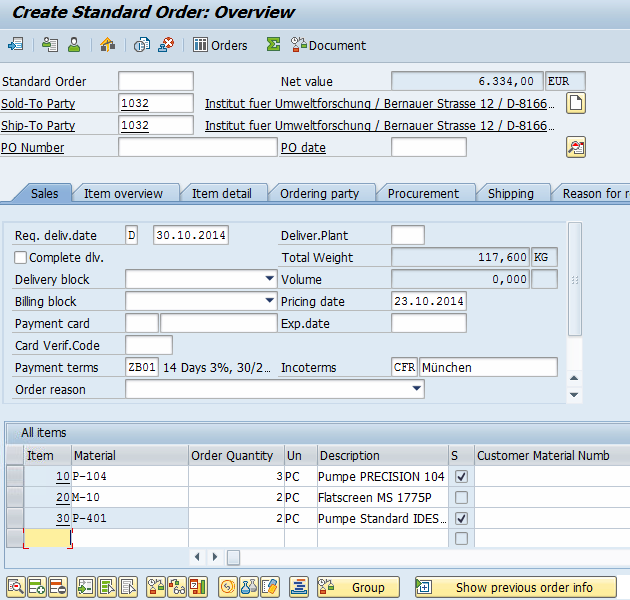
#> input picture Inputs/6.png, 630 x 600 px, found by its file name
$ python UI_Elements_Detection.py
#> lines starting #> are read from the running program, lines starting #| are printed output that depends on the picture; after the words box and inside, x2 and y2 are one past the last pixel; in counts of white or black regions, pixels touching at a corner belong together
# ## Import Packages
import cv2
import numpy as np


def sharp(image):
    # Sharpening Image
    image_2 = cv2.GaussianBlur(image, (0, 0), 3)
    image_3 = cv2.addWeighted(image, 2, image_2, -1, 0)  # Apply Threshold
    # save sharped image
    cv2.imwrite("sharp.jpg", image_3)


# load color image
base_address = r'test/'
image_file = '6.png'
image_path = base_address + image_file
original_image = cv2.imread(image_path)
#> original_image is the input picture: shape (600, 630, 3); mean B, G, R 228.6, 222.4, 214.2
dim = (824, 600)
original_image = cv2.resize(original_image, dim, interpolation=cv2.INTER_AREA)
#> original_image: shape (600, 824, 3)
sharp(original_image)
image_color = original_image.copy()

# load image
img = cv2.imread('sharp.jpg', 0)
#> img: shape (600, 824); min 0, max 255, mean 220.7
# A kernel of (3 X 3) ones.
kernel = np.ones((3, 3), np.uint8)

# (thresh, img_bin) = cv2.threshold(img, 200, 255,cv2.THRESH_BINARY | cv2.THRESH_OTSU)

img_bin = cv2.adaptiveThreshold(img, 255, cv2.ADAPTIVE_THRESH_GAUSSIAN_C, cv2.THRESH_BINARY, 25, 5)
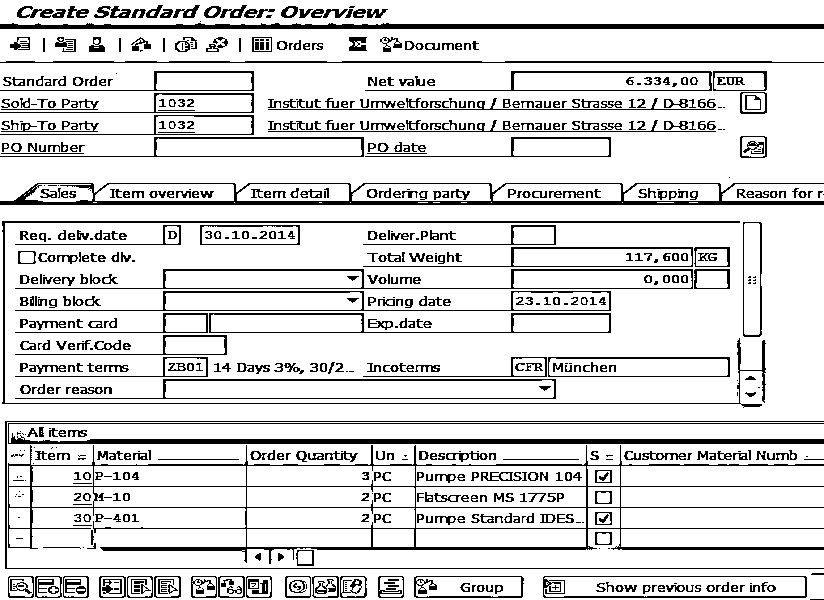
#> img_bin: shape (600, 824); 85.3% white; black in thin lines or dots

# morphological operation
img_bin_eroded = cv2.erode(img_bin, kernel, iterations=1)
#> img_bin_eroded: shape (600, 824); 67.6% white; 148 black regions (7 under 20 px), largest, box (x1, y1, x2, y2) and area: (4, 420, 824, 570) 35151, (1, 220, 767, 409) 34131, (0, 70, 612, 158) 11015

# Invert Image
img_bin = ~img_bin_eroded

# save image
cv2.imwrite("binary.jpg", img_bin)


# this function opens a new window to show the input image
def show_image(image):
    cv2.imshow('image', image)
    cv2.waitKey(0)
    cv2.destroyAllWindows()


def get_cord(x, y, width, height):
    # get all pixels coordinates in a contour
    index = 0
    coords = []
    for i in range(x, x + width):
        for j in range(y, y + height):
            coords.insert(index, [i, j])
            # print(idx, coords)
            index += 1

    return coords


# ###  Kernel
# **Define two kernels**
# -  Kernel to detect horizontal lines.
# -  Kernel to detect vertical lines.

# Defining a kernel length
kernel_length = np.array(img).shape[1] // 165
#> kernel_length = 4

# A verticle kernel of (1 X kernel_length), which will detect all the verticle lines from the image.
verticle_kernel = cv2.getStructuringElement(cv2.MORPH_RECT, (1, kernel_length))
#> verticle_kernel = [1, 1, 1, 1]

# A horizontal kernel of (kernel_length X 1), which will help to detect all the horizontal line from the image.
hori_kernel = cv2.getStructuringElement(cv2.MORPH_RECT, (kernel_length, 1))
#> hori_kernel = [[1, 1, 1, 1]]

# A kernel of (3 X 3) ones.
kernel = cv2.getStructuringElement(cv2.MORPH_RECT, (3, 3))


def find_boxes(img_bin):
    # Defining a kernel length
    kernel_length = np.array(img).shape[1] // 195

    # A verticle kernel of (1 X kernel_length), which will detect all the verticle lines from the image.
    verticle_kernel = cv2.getStructuringElement(cv2.MORPH_RECT, (1, kernel_length))

    # A horizontal kernel of (kernel_length X 1), which will help to detect all the horizontal line from the image.
    hori_kernel = cv2.getStructuringElement(cv2.MORPH_RECT, (kernel_length, 1))

    # A kernel of (3 X 3) ones.
    kernel = cv2.getStructuringElement(cv2.MORPH_RECT, (3, 3))

    # Morphological operation to detect vertical lines from an image
    img_temp1 = cv2.erode(img_bin, verticle_kernel, iterations=3)
    verticle_lines_img = cv2.dilate(img_temp1, verticle_kernel, iterations=3)
    cv2.imwrite("verticle_lines.jpg", verticle_lines_img)

    # Morphological operation to detect horizontal lines from an image
    img_temp2 = cv2.erode(img_bin, hori_kernel, iterations=3)
    horizontal_lines_img = cv2.dilate(img_temp2, hori_kernel, iterations=3)
    cv2.imwrite("horizontal_lines.jpg", horizontal_lines_img)

    # Weighting parameters, this will decide the quantity of an image to be added to make a new image.
    alpha = 0.5
    beta = 1.0 - alpha

    # This function helps to add two image with specific weight parameter to get
    # a third image as summation of two image.
    img_final_bin = cv2.addWeighted(verticle_lines_img, alpha, horizontal_lines_img, beta, 0.0)

    return cv2.adaptiveThreshold(~img_final_bin, 255, cv2.ADAPTIVE_THRESH_GAUSSIAN_C, cv2.THRESH_BINARY, 25, 5)


img_final_bin = find_boxes(img_bin)
#> in find_boxes, `img_temp1 = cv2.erode(img_bin, verticle_kernel, iterations=3)`: img_temp1: shape (600, 824); 4.2% white; 651 white regions (448 under 20 px), largest, box (x1, y1, x2, y2) and area: (4, 426, 10, 567) 752, (2, 226, 6, 402) 704, (162, 274, 167, 397) 526
#> in find_boxes, `verticle_lines_img = cv2.dilate(img_temp1, verticle_kernel, iterations..`:
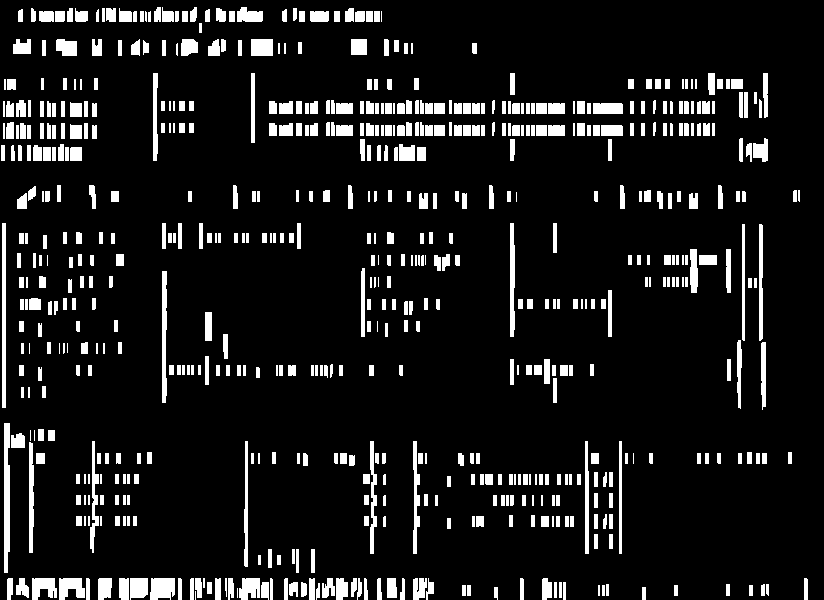
#> verticle_lines_img: shape (600, 824); 10.2% white; 644 white regions (15 under 20 px), largest, box (x1, y1, x2, y2) and area: (4, 423, 10, 573) 824, (2, 223, 6, 408) 740, (162, 271, 167, 403) 598
#> in find_boxes, `img_temp2 = cv2.erode(img_bin, hori_kernel, iterations=3)`: img_temp2: shape (600, 824); 22.5% white; 350 white regions (115 under 20 px), largest, box (x1, y1, x2, y2) and area: (10, 432, 824, 445) 5651, (0, 23, 824, 30) 5420, (0, 182, 824, 206) 5232
#> in find_boxes, `horizontal_lines_img = cv2.dilate(img_temp2, hori_kernel, iterations=3)`:
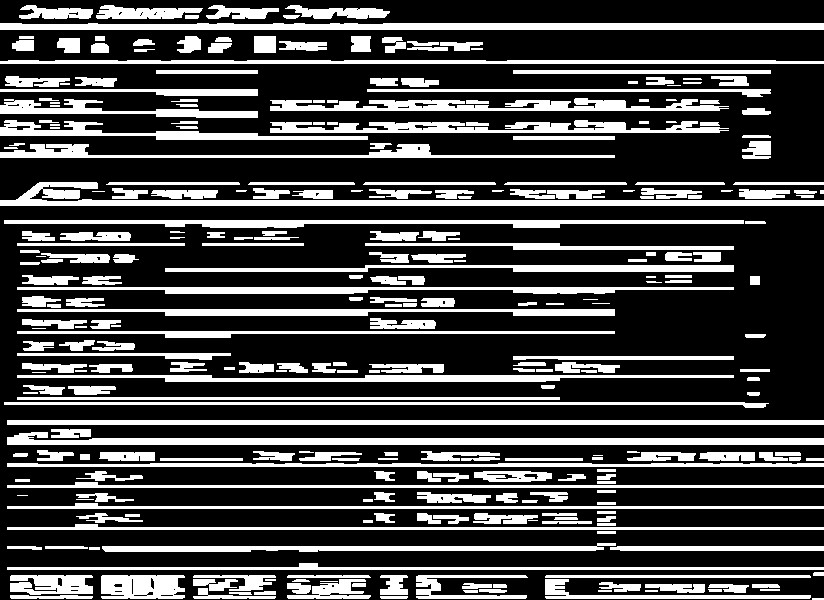
#> horizontal_lines_img: shape (600, 824); 27.3% white; 308 white regions (13 under 20 px), largest, box (x1, y1, x2, y2) and area: (0, 182, 824, 206) 5773, (7, 432, 824, 445) 5771, (0, 23, 824, 30) 5492
#> in find_boxes, `img_final_bin = cv2.addWeighted(verticle_lines_img, alpha, horizontal_..`:
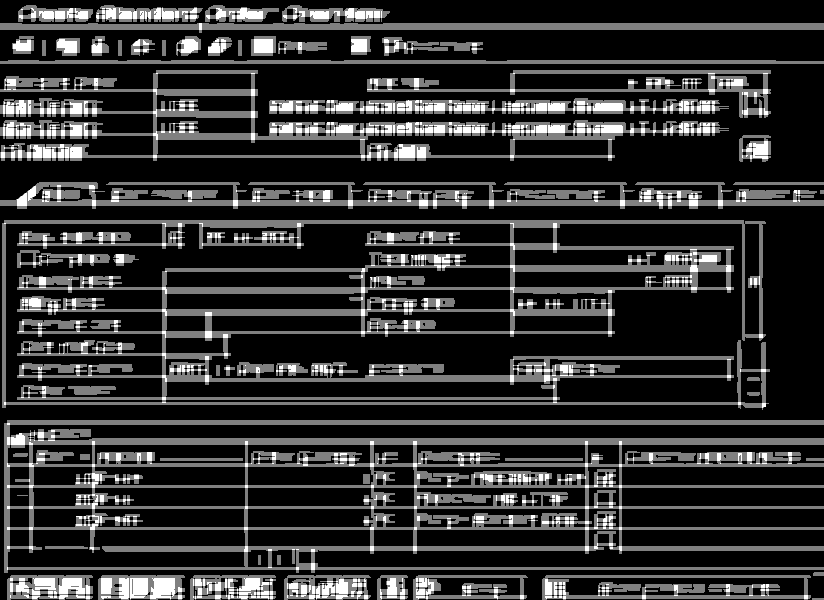
#> img_final_bin: shape (600, 824); min 0, max 255, mean 48
#> in find_boxes, `return cv2.adaptiveThreshold(~img_final_bin, 255, cv2.ADAPTIVE_THRESH_..`:
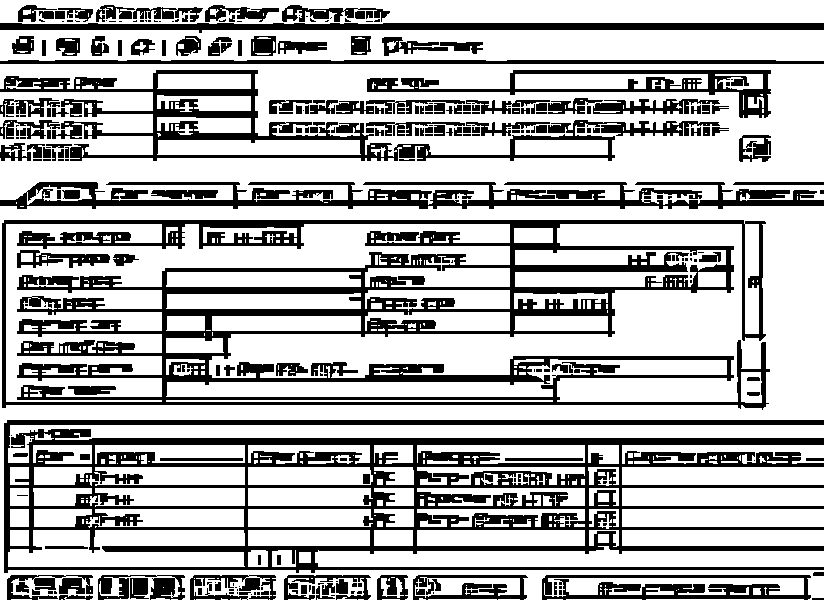
#> returned value: shape (600, 824); 69.6% white; 269 black regions (107 under 20 px)
cv2.imwrite("img_final_bin.jpg", img_final_bin)


def sort_contours(cnts, method="top-to-bottom"):
    # initialize the reverse flag and sort index
    reverse = False
    i = 0

    # handle if we need to sort in reverse
    if method == "right-to-left" or method == "bottom-to-top":
        reverse = True

    # handle if we are sorting against the y-coordinate rather than the x-coordinate of the bounding box
    if method == "top-to-bottom" or method == "bottom-to-top":
        i = 1

    # construct the list of bounding boxes and sort them from top to bottom
    boundingBoxes = [cv2.boundingRect(c) for c in cnts]
    (cnts, boundingBoxes) = zip(*sorted(zip(cnts, boundingBoxes),
                                        key=lambda b: b[1][i], reverse=reverse))

    # return the list of sorted contours and bounding boxes
    return (cnts, boundingBoxes)


# Find contours for image, which will detect all the boxes
contours, hierarchy = cv2.findContours(img_final_bin, cv2.RETR_TREE, cv2.CHAIN_APPROX_SIMPLE)
#> contours = 793 contours, 462 with area under 20; largest, box (x1, y1, x2, y2) and area: (0, 206, 824, 600) 183680, (1, 219, 771, 411) 111062, (0, 64, 824, 205) 80195, (6, 224, 510, 402) 25735, (0, 30, 824, 61) 23993

# Sort all the contours by top to bottom.
(contours, boundingBoxes) = sort_contours(contours, method="top-to-bottom")
#> in sort_contours, `boundingBoxes = [cv2.boundingRect(c) for c in cnts]`: boundingBoxes = 793 items, first 6: (646, 599, 158, 1), (566, 599, 76, 1), (547, 599, 16, 1), (498, 599, 22, 1), (428, 599, 69, 1), (382, 599, 18, 1)
#> in sort_contours, `(cnts, boundingBoxes) = zip(*sorted(zip(cnts, boundingBoxes), key=lamb..`: cnts has the same summary as contours outside sort_contours; boundingBoxes = 793 items, first 6: (0, 0, 824, 24), (281, 4, 64, 19), (204, 4, 76, 19), (95, 4, 41, 19), (17, 4, 41, 19), (174, 6, 30, 17)

# ### Identifying Contours
idx = 0
cropped_path = 'Cropped/'
for c in contours:

    # Returns the location and width,height for every contour
    x, y, w, h = cv2.boundingRect(c)

    # get all the pixels coordinates under contour
    coordinates = []
    crd = get_cord(x, y, w, h)
    coordinates.append(crd)
    #

    if 30 > w > 15 > 10 and h < 20:
        idx += 1
        # extract ROI
        new_img = img[y:y + h, x:x + w]
        cv2.imwrite(cropped_path + str(idx) + '.png', new_img)

        # draw boundary of contour
        img_outlined = cv2.rectangle(image_color, (x, y), (x + w, y + h), (255, 255, 0), 2)

    # If the box height is greater then 20, width is >80, then only save it as a box in "cropped/" folder.
    if (w > 20 and h > 10) and w < 450 and h < 40:
        idx += 1

        # ROI extraction
        new_img = img[y:y + h, x:x + w]
        cv2.imwrite(cropped_path + str(idx) + '.png', new_img)

        # draw contours
        img_outlined = cv2.rectangle(image_color, (x, y), (x + w, y + h), (0, 0, 255), 1)
#> this loop made 793 passes
#> (x, y, w, h, idx) on passes 2, 3, 4, 5, 6, 7, 8, 9, 10, 18, 53, 54: (281, 4, 64, 19, 1), (204, 4, 76, 19, 2), (95, 4, 41, 19, 3), (17, 4, 41, 19, 4), (174, 6, 30, 17, 5), (132, 6, 46, 14, 6), (357, 7, 34, 16, 7), (343, 7, 16, 12, 8), (57, 7, 37, 16, 9), (38, 10, 17, 10, 10), (350, 35, 22, 21, 11), (250, 35, 27, 22, 12)
#> (x, y, w, h) on passes 1, 13, 14, 15, 16, 17: (0, 0, 824, 24), (210, 9, 9, 8), (23, 9, 8, 6), (365, 10, 9, 10), (354, 10, 12, 10), (54, 10, 12, 10)
#> pass 3, `img_outlined = cv2.rectangle(image_color, (x, y), (x + w, y + h), (0, ..`:
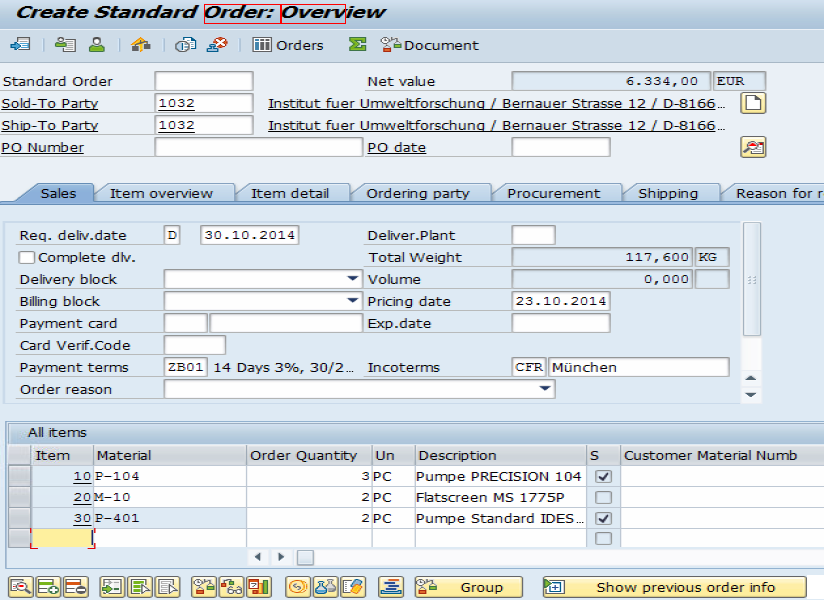
#> img_outlined: shape (600, 824, 3); mean B, G, R 228.4, 222.2, 214.2
#> after the loop:
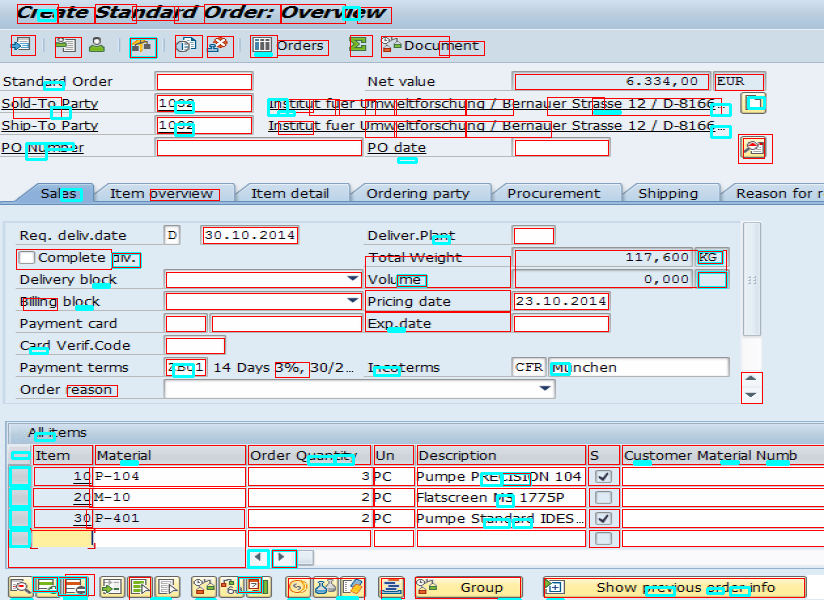
#> image_color: shape (600, 824, 3); mean B, G, R 219.6, 213.6, 211.6
#> after the loop, idx = 173

# 1. gets pixels of contours
# 2. gets coordinate of right-click
# 3. compare coordinates (click) with pixel coordinate from contour
# 4. if they match, draw boundary of that contour

drawing = False  # true if mouse is pressed
mode = True  # if True, draw rectangle.


def mouse_func(event, x, y, flags, param):
    global drawing, mode

    # 2 is the value for the right mouse click
    if event == cv2.EVENT_MOUSEMOVE:
        drawing = True

        # right click co-ordinates
        cord = [x, y]
        for c in contours:

            # staring points (x,y) and dimensions of contour (w=width, h= height)
            x, y, w, h = cv2.boundingRect(c)
            if 15 < w < 30 > 15 and h < 30:
                cor = get_cord(x, y, w, h)
                for i in cor:
                    if i == cord:
                        if drawing:
                            if mode:
                                cv2.rectangle(original_image, (x, y), (x + w, y + h), (255, 255, 0), 2)
            if (w > 20 and h > 10) and w < 445 and h < 45:
                cor = get_cord(x, y, w, h)
                for i in cor:
                    if i == cord:
                        if drawing:
                            if mode:
                                cv2.rectangle(original_image, (x, y), (x + w, y + h), (0, 0, 255), 1)
                        # print ("It's a box\n")
                        # print ('Dimension: '+ str((x+w)-x)+ " X "+ str((y+h)-y))


cv2.namedWindow('Picture', 1)
cv2.setMouseCallback("Picture", mouse_func)
while 1:
    cv2.imshow('Picture', original_image)
    k = cv2.waitKey(1) & 0xFF
#> (key Esc is pressed here)
    if k == ord('m'):
        mode = not mode

    # if pressed "p" exit the pop-up window
    elif k == ord('p'):
        break
cv2.destroyAllWindows()

# Show all contours
for c in contours:
    # Returns the location and width,height for every contour
    x, y, w, h = cv2.boundingRect(c)

    # if w > 1.3*h and 40>h>10 and w<450:
    clk = cv2.rectangle(image_color, (x, y), (x + w, y + h), (0, 150, 100), 2)
